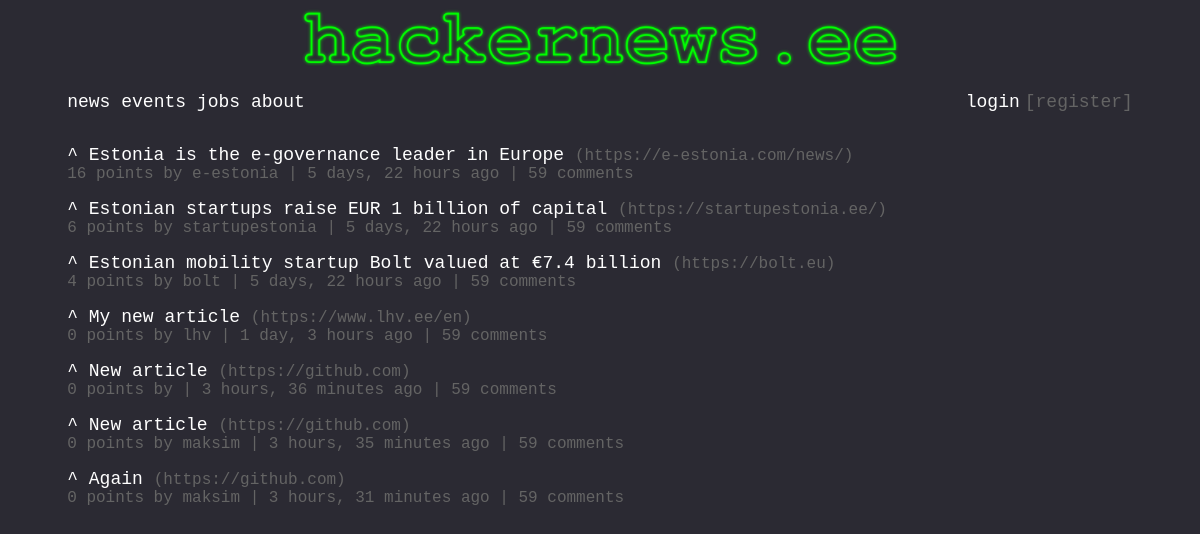
The page / on the database its author committed.
### NewsPost/models.py (models this page shows)
class NewsPost(models.Model):
    title   = models.CharField(max_length=100, blank=False)
    url     = models.URLField(max_length=300, blank=False)
    author  = models.CharField(max_length=20, blank=False)
    time    = models.DateTimeField(auto_now_add=True, blank=False)
    votes   = models.IntegerField(default=0, blank=False)

### pages/views.py (the view)
# urls.py: path('', views.news_view, name='news'),
def news_view(request, *args, **kwargs):
    obj = NewsPost.objects.all()
    context = {
        'object' : obj
    }
    return render(request, "news.html", context)

### templates/news.html
{% extends 'base.html' %}
{% block content %}
{% for each in object %}
<article>
  <a href={{"articles/article-1.html"}} class="upvote">^ </a> <a href={{each.url}} class="title">{{ each.title }}</a> <a href={{each.url}} class="link">({{each.url}})</a>
  <p class="subscript">{{ each.votes }} points by {{ each.author }} | {{ each.time|timesince }} ago | <a href="/newsdetail/{{ each.id }}/" class="link">59 comments</a></p>
</article>
{% endfor %}
{% endblock %}

### static/css/style.css (style rules this page uses)
html { font-size: 18px; font-family: "Courier New"; background-color: #2b2a33; color: #FFFFFF; }
article { width: 90%; max-width: 1200px; margin: 0em auto; }
.upvote { color: #FFFFFF; font-size: 18px; text-decoration: none; margin-top: 0px; }
.title { color: #FFFFFF; font-size: 18px; text-decoration: none; }
.link { color: #646464; font-size: 16px; text-decoration: none; }
.subscript { color: #646464; font-size: 16px; text-decoration: none; margin-top: 0px; }

### rows shown on the page
NewsPost: title "Estonia is the e-governance leader in Europe", url "https://e-estonia.com/news/", votes "16", author "e-estonia", time "5 days, 22 hours"
NewsPost: title "Estonian startups raise EUR 1 billion of capital", url "https://startupestonia.ee/", votes "6", author "startupestonia", time "5 days, 22 hours"
NewsPost: title "Estonian mobility startup Bolt valued at €7.4 billion", url "https://bolt.eu", votes "4", author "bolt", time "5 days, 22 hours"
NewsPost: title "My new article", url "https://www.lhv.ee/en", votes "0", author "lhv", time "1 day, 3 hours"
NewsPost: title "New article", url "https://github.com", votes "0", time "3 hours, 36 minutes"
NewsPost: title "New article", url "https://github.com", votes "0", author "maksim", time "3 hours, 35 minutes"
NewsPost: title "Again", url "https://github.com", votes "0", author "maksim", time "3 hours, 31 minutes"
